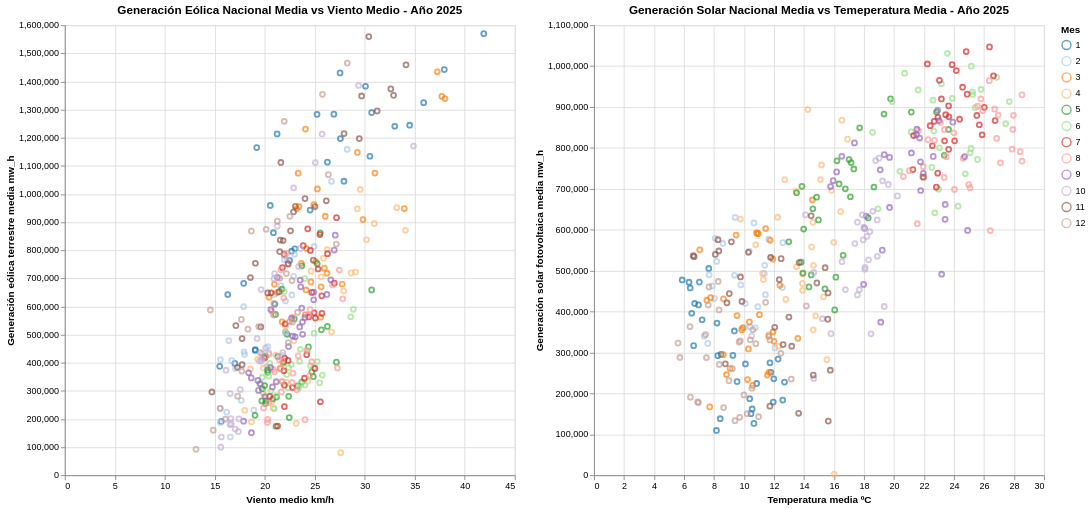

Notebook cell for this chart:
### Code cell
# Saca la media del viento y de la generacion eolica y el numero del mes
df_grouped = df_year.groupby("fecha").agg({"Viento_media_km/h": "mean", "eolica_terrestre_mwh": "mean"}).reset_index()
df_grouped["mes"] = df_grouped["fecha"].dt.month

wind_aerogenerator_energy = (alt
    .Chart(df_grouped)
    .mark_point()
    .encode(
        alt.X("Viento_media_km/h:Q", title = "Viento medio km/h"),
        alt.Y("eolica_terrestre_mwh:Q", title = "Generación eólica terrestre media mw_h"),
        alt.Color("mes:O", title = "Mes", scale = alt.Scale(scheme = "category20")),
        tooltip = [
            alt.Tooltip("fecha:T", title = "Fecha"),
            alt.Tooltip("Viento_media_km/h:Q", title = "Viento Promedio (km/h)"),
            alt.Tooltip("eolica_terrestre_mwh:Q", title = "Generación eólica (MWh)"),
        ]
    ).properties(
        title = "Generación Eólica Nacional Media vs Viento Medio - Año 2025",
        width = 500,
        height = 500
    )
)

df_grouped_2 = df_year.groupby("fecha").agg({"Temperatura_media__ºC_": "mean", "solar_fotovoltaica_mwh": "mean"}).reset_index()
df_grouped_2["mes"] = df_grouped["fecha"].dt.month

temp_solar_energy = (alt
    .Chart(df_grouped_2)
    .mark_point()
    .encode(
        alt.X("Temperatura_media__ºC_:Q", title = "Temperatura media ºC"),
        alt.Y("solar_fotovoltaica_mwh:Q", title = "Generación solar fotovoltaica media mw_h"),
        alt.Color("mes:O", title = "Mes", scale = alt.Scale(scheme = "category20")),
        tooltip = [
            alt.Tooltip("fecha:T", title = "Fecha"),
            alt.Tooltip("Temperatura_media__ºC_:Q", title = "Temperatura media ºC"),
            alt.Tooltip("solar_fotovoltaica_mwh:Q", title = "Generación solar (MWh)"),
        ]
    )
).properties(
        title = "Generación Solar Nacional Media vs Temeperatura Media - Año 2025",
        width = 500,
        height = 500
    )

wind_aerogenerator_energy | temp_solar_energy

### Figure 1 — Vega-Lite specification as saved in the notebook (floating-point values rounded to 4 significant figures; data arrays with more than 128 entries replaced by an {"elided": "..."} marker saying what was removed)
{"config": {"view": {"continuousWidth": 300, "continuousHeight": 300}}, "hconcat": [{"data": {"name": "data-5c008ffbc039312bd8ea59b9affe8af8"}, "mark": {"type": "point"}, "encoding": {"color": {"field": "mes", "scale": {"scheme": "category20"}, "title": "Mes", "type": "ordinal"}, "tooltip": [{"field": "fecha", "title": "Fecha", "type": "temporal"}, {"field": "Viento_media_km/h", "title": "Viento Promedio (km/h)", "type": "quantitative"}, {"field": "eolica_terrestre_mwh", "title": "Generación eólica (MWh)", "type": "quantitative"}], "x": {"field": "Viento_media_km/h", "title": "Viento medio km/h", "type": "quantitative"}, "y": {"field": "eolica_terrestre_mwh", "title": "Generación eólica terrestre media mw_h", "type": "quantitative"}}, "height": 500, "title": "Generación Eólica Nacional Media vs Viento Medio - Año 2025", "width": 500}, {"data": {"name": "data-197099e57325b9f0a6de885c7d56ebe1"}, "mark": {"type": "point"}, "encoding": {"color": {"field": "mes", "scale": {"scheme": "category20"}, "title": "Mes", "type": "ordinal"}, "tooltip": [{"field": "fecha", "title": "Fecha", "type": "temporal"}, {"field": "Temperatura_media__ºC_", "title": "Temperatura media ºC", "type": "quantitative"}, {"field": "solar_fotovoltaica_mwh", "title": "Generación solar (MWh)", "type": "quantitative"}], "x": {"field": "Temperatura_media__ºC_", "title": "Temperatura media ºC", "type": "quantitative"}, "y": {"field": "solar_fotovoltaica_mwh", "title": "Generación solar fotovoltaica media mw_h", "type": "quantitative"}}, "height": 500, "title": "Generación Solar Nacional Media vs Temeperatura Media - Año 2025", "width": 500}], "$schema": "https://vega.github.io/schema/vega-lite/v5.15.1.json", "datasets": {"data-5c008ffbc039312bd8ea59b9affe8af8": {"elided": "365 records"}, "data-197099e57325b9f0a6de885c7d56ebe1": {"elided": "365 records"}}}
